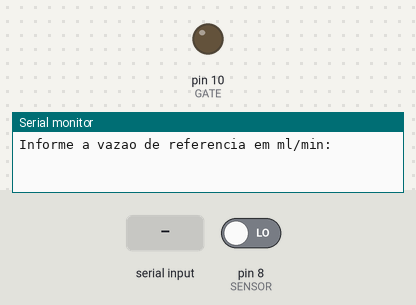
A sketch run on a simulated Arduino Uno, built with avr-gcc and run on an emulated ATmega328P. Shown: output pins drawn as LEDs (lit = HIGH), the last lines printed to the serial monitor. Inputs (shaded band) come from the test bench; at power-on: pin 8 (SENSOR) LOW.

Above: at 1.0 s.
1.1 s: "90,45\n" received over Serial
At 3.9 s:
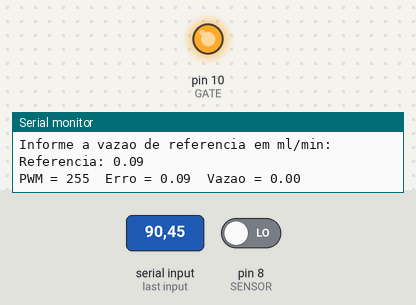
Timing chart, 0 to 9.6 s (numbered marks = the images above; inputs shaded):
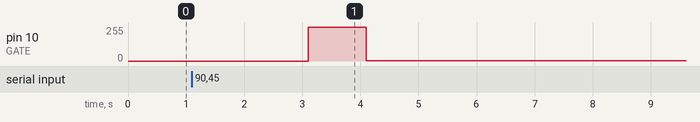

The sketch:

Controle-PID-Vazao.ino
```cpp
//definindo pino digital para a saída do sensor
#define SENSOR 8
//definindo pino PWM para o gate do MOSFET
#define GATE 10
//definindo a constante de conversão frequência-vazão
#define K 82.2
//definindo as constantes do controlador
#define Kp 10.0
#define Ti 2.0
#define Td 0.2
//definindo cálculos úteis
#define P (Kp*erro)
#define D ((Kp*Td*(erro-erroAnt))/dt)

//declarando variáveis globais
int vr;
long t0;
float vazao, vazaoRef, freq, I = 0.0, erro = 0.0, erroAnt, dt;
short pwm = 0;

//declarando função reset
void(* reset) (void) = 0;
//declarando função de periodo
unsigned long periodo(int pino);

void setup(){
  //configurando o pino digital para a saída do sensor como pino de entrada
  pinMode(SENSOR, INPUT);
  //configurando o pino PWM para o gate do MOSFET como pino de saída
  pinMode(GATE, OUTPUT);

  //abrindo o MOSFET para garantir que o motor permaneça desligado
  digitalWrite(GATE, LOW);

  //iniciando comunicação serial entre o Arduino e o computador
  Serial.begin(2000000);
  //solicitando a vazão de referência ao usuário
  Serial.print("Informe a vazao de referencia em ml/min: ");
  //aguardando sinal para iniciar as leituras
  while(!(Serial.available() > 0)){
    delay(100);
  }
  //recebendo do computador a vazão de referência
  sscanf(Serial.readStringUntil('\0').c_str(), "%d", &vr);
  //convertendo a vazão de referência para l/min
  vazaoRef = vr/1000.0;
  Serial.print("\nReferencia: ");
  Serial.println(vazaoRef);
  //limpando sinal serial recebido
  while(Serial.available() > 0){
    Serial.read();
  }
  //marcando tempo inicial
  t0 = micros();
}

void loop(){
  //calculando intervalo de tempo do loop
  dt = (micros()-t0)/1000000.0;
  //marcando tempo inicial
  t0 = micros();
  //estimando a frequência do sensor em Hz
  freq = 1000000.0/periodo(SENSOR);
  //realizando cálculos para converter a frequência do sensor em vazão
  vazao = freq/K;
  //verificando se a medição está dentro dos limites esperados
  if(vazao < 3){
    //realizando cálculos do controlador
    erroAnt = erro;
    erro = vazaoRef - vazao;
    I += (Kp/Ti)*erro*dt;
    pwm = P+I+D;
    //saturando o PWM
    if(pwm < 0)
      pwm = 0;
    if(pwm > 255)
      pwm = 255;
    //aplicando no MOSFET o PWM calculado
    analogWrite(GATE, pwm);
    //enviando dados ao computador
    Serial.print("PWM = ");
    Serial.print(pwm);
    Serial.print("\tErro = ");
    Serial.print(erro);
    Serial.print("\tVazao = ");
    Serial.println(vazao);
  }
  //verificando mudança na referência
  if(Serial.available() > 0){
    //recebendo do computador a vazão de referência
    sscanf(Serial.readStringUntil('\0').c_str(), "%d", &vr);
    //convertendo a vazão de referência para l/min
    vazaoRef = vr/1000.0;
    Serial.print("\nReferencia: ");
    Serial.println(vazaoRef);
    //limpando sinal serial recebido
    while(Serial.available() > 0){
      Serial.read();
    }
  }
}

unsigned long periodo(int pino){
  unsigned long t0, ts = micros();
  if(digitalRead(pino) == 1){
    while(digitalRead(pino) == 1){
      if(micros()-ts > 1000000)
        return 10000000;
    }
    //inicia a contagem de tempo
    t0 = micros();
    while(digitalRead(pino) == 0){
      if(micros()-ts > 1000000)
        return 10000000;
    }
    while(digitalRead(pino) == 1){
      if(micros()-ts > 1000000)
        return 10000000;
    }
  }
  else{
    while(digitalRead(pino) == 0){
      if(micros()-ts > 1000000)
        return 10000000;
    }
    //inicia a contagem de tempo
    t0 = micros();
    while(digitalRead(pino) == 1){
      if(micros()-ts > 1000000)
        return 10000000;
    }
    while(digitalRead(pino) == 0){
      if(micros()-ts > 1000000)
        return 10000000;
    }
  }
  //termina a contagem de tempo e retorna o tempo de um período em microsegundos
  return micros()-t0;
}
```

Measured:
- after the input at 1.1 s, pin 10 (GATE): 0/255 → 255/255 after 2.0 s, → 1/255 1.0 s later, → 2/255 2.0 s later, → 3/255 2.0 s later
